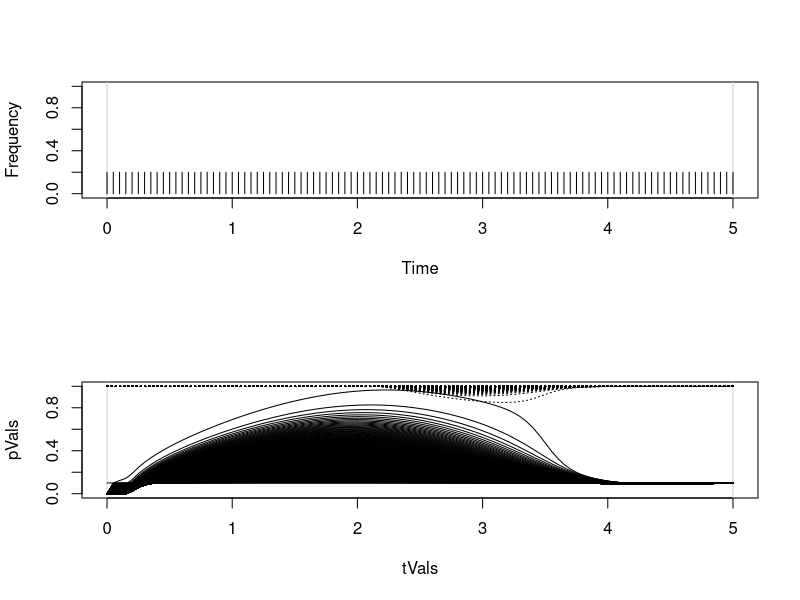

The R script that drew this image: (Note: this script raises an error after producing the figure.)
### Optimal control for King & Roughgarden 1982 ###
### Forward-Backward Sweep ###
### Gregor Siegmund ###
### gs589@cornell.edu ###
### Help links

# clear history
 rm(list=ls(all=TRUE))

# load deSolve
library(deSolve)
library(compiler)

###########################################################
# Starting conditions for ODEs and optimizer 
###########################################################
mu = 2.5
del = 2.5
tl = mu - del
tf = mu + del
Tf = 5
xA = c(P=1,V=.1,I=0,L=0)

# time steps
nt = 101

## time steps for ODE
tVals=seq(0,5,length=nt) # evaluation points 

### Starting point: initial guess at the optimal control 
pVals = rep(.1,nt); 
qVals = rep(1,nt);

## parameters in ODE
parmsA=c();

###########################################################
# ODE for state variables x
###########################################################
## The control u(t) must be an externally defined function [uFunc(t)]
derivs = numeric(4)
forward <- function(t, y, parms, f1, f2, ...) {
  
  # P, V, I, L are the four entries in y (ODE)
  P = y[1]
  V = y[2]
  I = y[3]
  L = y[4]
  
  # control function calculated by f1 at different time points
  pt <- f1(t)
  qt <- f2(t)
  
  derivs[1] = 2 * (qt * V) * pt * P - (qt * V) * pt * P - (qt * V) * (1 - pt) * P
  derivs[2] = (qt * V) * pt * P + (qt * V) * (1 - pt) * P
  derivs[3] = (qt * V) * (1 - pt) * P
  derivs[4] = (qt * V) * (1 - pt) * P + ((1 - qt) * V) * I
  
  return(list(derivs))
}
forward = cmpfun(forward)

###########################################################
# ODE for adjoint variables lambda
###########################################################
## The state x(t) must be an externally defined function [xFunc(t)]
derivs = numeric(4)
backward = function(t,y,parms,f1,f2, s1, s2,s3,s4) {
  
  lambda1=y[1];
  lambda2=y[2];
  lambda3=y[3];
  lambda4=y[4];
  
  pt = f1(t);
  qt = f2(t);
  
  P = s1(t);
  V = s2(t);
  I = s3(t);
  L = s4(t); 
  
  derivs[1] = -(V*(2*lambda1-lambda3-lambda4)*pt + V*(lambda4+lambda3+lambda2-lambda1))*qt
  derivs[2] = -(P*(2*lambda1-lambda3-lambda4)*pt + (P-I)*lambda4 + P*(lambda3+lambda2-lambda1))*qt-I*lambda4
  derivs[3] = V*lambda4-qt - V*lambda4
  derivs[4] = -(1/L)
    
  return(list(derivs))
}
backward = cmpfun(backward)

###########################################################
# Set season length distribution
###########################################################
seasonLength <- dunif(tVals,min=tl,max=tf)

par(mfrow=c(2,1))

plot(tVals,seasonLength,
     type='n',ylim=c(0,1),
     xlab="Time",ylab="Frequency")
abline(v=tl,col='lightgray');abline(v=tf,col='lightgray')
for(i in 1:length(tVals)){
  segments(x0=tVals[i],y0=0,x1=tVals[i],y1=seasonLength[i])
}

plot(tVals,pVals,type='n',ylim=c(0,1))
abline(v=tl,col='lightgray');abline(v=tf,col='lightgray')
lines(tVals,pVals,lty='solid')
lines(tVals,qVals,lty='dotted')

###########################################################
# Forward backward sweep
###########################################################
counter = 0
stop_criteria = 1

while(stop_criteria > 1e-5){
  
  # Using current u(t) solve forward for new x(t)
  pFunc=splinefun(tVals,pVals); 
  qFunc=splinefun(tVals,qVals); 
  
  out = ode(xA,tVals,forward,parms=parmsA, atol = 1e-7, f1 = pFunc, f2 = qFunc); 
  new_xVals = out[,c(2:5)]; 

  # Adjust reproductive output by season length distribution
  P_Func = approxfun(tVals,new_xVals[,1]);	
  V_Func = approxfun(tVals,new_xVals[,2]);	
  I_Func = approxfun(tVals,new_xVals[,3]);	
  L_Func = approxfun(tVals,new_xVals[,4]);	
  
  # Using current u(t) and x(t), solve backwards for new lambda(t) 
  # note, ode() will solve in reverse time 
  out = ode(c(0,0,0,0),rev(tVals),backward,parms=parmsA , f1 = pFunc, f2 = qFunc, s1=P_Func, s2=V_Func, s3=I_Func, s4=L_Func);
  new_lambdaVals = list(rev(out[,2]),rev(out[,3]), rev(out[,4]), rev(out[,5]) );
  
  # update control u(t), using Maximum Principle solution 
  switch_p = new_xVals[,1]*new_xVals[,2]*(2*new_lambdaVals[[1]]-new_lambdaVals[[3]]-new_lambdaVals[[4]]);
  switch_q = (new_xVals[[1]]-new_xVals[[3]])*new_lambdaVals[[4]]+new_xVals[,1]*new_xVals[,2]*(new_lambdaVals[[3]]+new_lambdaVals[[2]]-new_lambdaVals[[1]]);
  
  # new_uVals = ifelse(switch<0,0,1)
  new_pVals = pVals + 0.001*switch_p;
  new_qVals = qVals + 0.001*switch_q;
  
  new_pVals[new_pVals<0]=0;
  new_pVals[new_pVals>1]=1;
  
  new_qVals[new_qVals<0]=0;
  new_qVals[new_qVals>1]=1;
  
  # use constraints or bounds?
  delta = c(abs(pVals - new_pVals),abs(qVals - new_qVals));

  stop_criteria = max(delta);
  pVals = new_pVals;
  qVals = new_qVals;
  
  lines(tVals,pVals,lty='solid')
  lines(tVals,qVals,lty='dotted')
  
  counter = counter + 1;
}

par(mfrow=c(1,1))
plot(tVals,pVals,type='n',ylim=c(0,1))
abline(v=tl,col='lightgray');abline(v=tf,col='lightgray')
lines(tVals,pVals,lty='solid')
lines(tVals,qVals,lty='dotted')
#U
# 
#pdf(file=paste0("~/Dropbox/optimalControlProject/figures/forwardBackwardSweep-x1=",xA[1],"-x2=",xA[2],",uniform(",mu-delta,",",mu+delta,").pdf"))
par(mfrow=c(3,1))

plot(tVals[(1:(m-1))],seasonLength[(1:(m-1))],
     type='n',ylim=c(0,1),
     xlab="Time",ylab="Frequency",
     main=paste0("x1=",xA[1],", x2=",xA[2]))
for(i in 1:length(tVals)){
  segments(x0=tVals[i],y0=0,x1=tVals[i],y1=seasonLength[i])
}
legend("topright",paste0("Uniform(",tl,",",tf,")"),
       bty='n', inset=c(0,-0.03),cex=0.75)

plot(tVals[(1:(m-1))],uVals[(1:(m-1))],
     type='l',ylim=c(0,1),
     xlab="Time (t)",ylab="u(t)")
legend("topright",c(paste("iterations =",counter)),
       bty="n", inset=c(0,-0.03),cex=0.75)

plot(tVals[(1:(m-1))],new_lambdaVals[[1]][(1:(m-1))],
     type='l',
     xlab="Time (t)",ylab="Adjoint variables")
lines(tVals[(1:(m-1))],new_lambdaVals[[2]][(1:(m-1))],lty='dotted')
legend("topright",c(expression(lambda[1]),expression(lambda[2])),lty=c("solid","dotted"),
       bty="n", inset=c(0,-0.03))
#dev.off()
# 
# # plot(tVals[(1:(m-1))],U[(1:(m-1)),iterations],
# #      type='l',ylim=c(0,1),
# #      xlab="Time (t)",ylab="u(t)")
# # 
# # plot(tVals[(1:(m-1))],new_lambdaVals[[1]][(1:(m-1))],
# #      type='l',
# #      xlab="Time (t)",ylab="Adjoint variables")
# # lines(tVals[(1:(m-1))],new_lambdaVals[[2]][(1:(m-1))],lty='dotted')
# # legend(4,.5,c("lambda_1","lambda_2"),cex=0.5,lty=c("solid","dotted"))
# 
# # plot(S[1,],type='n',ylim=c(-.2,1.5))
# # for(i in 1:51){
# # lines(S[i,])
# # }
# 
# #par(mfrow=c(2,2))
# #hist(S[,iterations]);
# #plot(S[,iterations],type='l')
# #S[,iterations]
# 
# # par(mfrow=c(2,2))
# # plot(U[,iterations])
# # plot(S[,iterations],type='l')
# 
# # plot((U[26:57,iterations]))
# # plot((S[26:57,iterations]))
# # plot((S[31:47,iterations]))
# # plot(sign(S[31:47,iterations]))
# 
# # the oscillations in control u are a product of the
# # numerical method not being able to identify the switching time, and so overcorrecting
# # see 13.5 in https://syscop.de/files/2020ss/NOC/book-NOCSE.pdf
# # so oscillations indicate a singular control 
# # I can't understand if this is OK or not...
